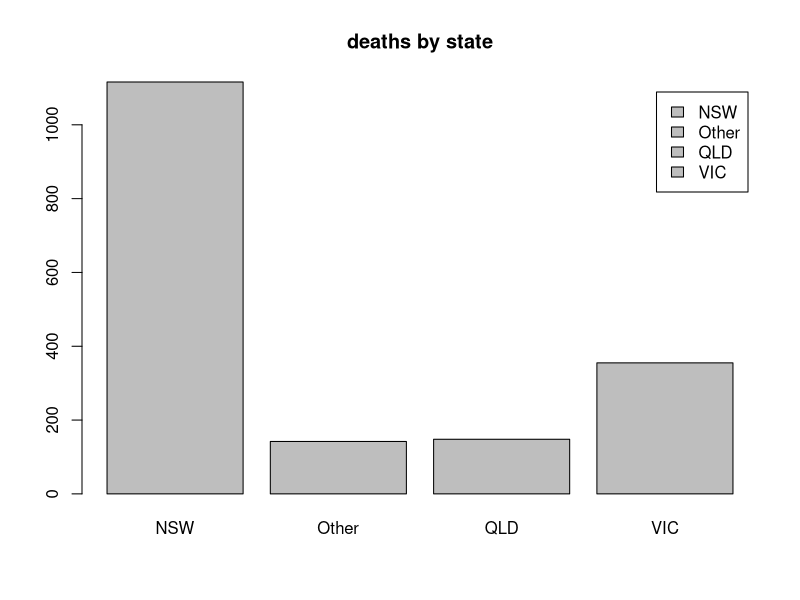
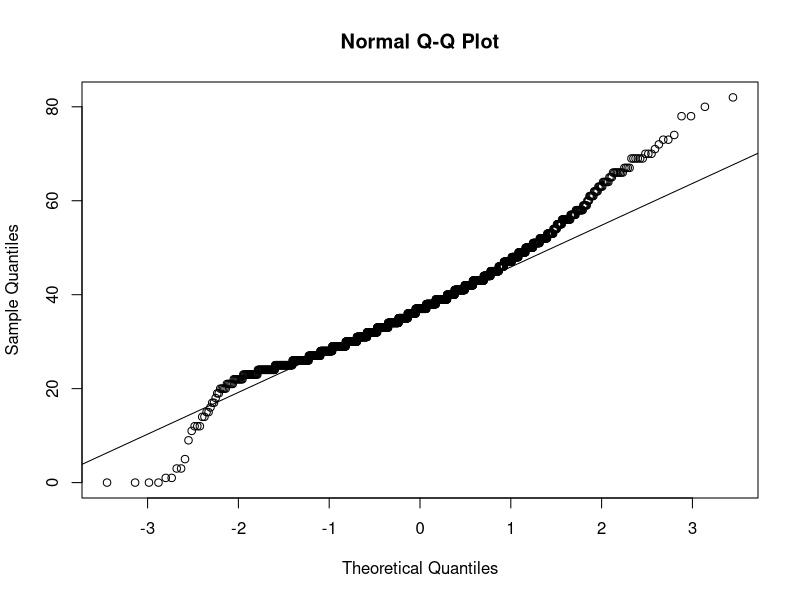
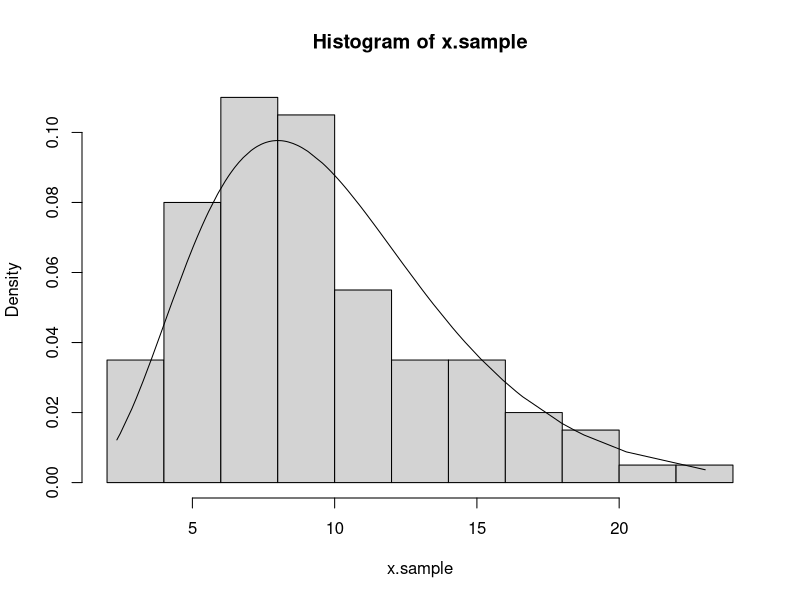

Write the R code that produced these figures, in order. (Note: this script raises an error after producing the figures.)
## ---- chunk 1
library(MASS)
attach(Aids2)
## ---- chunk 2
sum(age < 20)
## ---- chunk 3
sex[1:5]
## ---- chunk 4
men.count = sum(sex=='M')
men.blood = sum(T.categ=='blood')

men.blood / men.count
## ---- chunk 5
deaths.by.state = data.frame(state=state[status=='D'])
barplot(table(deaths.by.state), beside = T, legend=c(levels(state)), main='deaths by state')
## ---- chunk 6
women.deaths = c(length(status[status=='D' & sex == 'F']), sum(sex == 'F'))
men.deaths = c(length(status[status=='D' & sex == 'M']), sum(sex == 'M'))

prop.test(women.deaths, men.deaths, alternative = 'less')
## ---- chunk 7
dead.age = age[status=='D']

qqnorm(dead.age)
qqline(dead.age)

shapiro.test(dead.age)
## ---- chunk 8
wilcox.test(dead.age, mu = 38)
## ---- chunk 9
x.sample = rchisq(100, df=10)
hist(x.sample, probability = T)

lines(sort(x.sample), dchisq(sort(x.sample), df=10))
## ---- chunk 10
attach(cats)

male.cats = cats[cats$Sex == 'M',]
Bwt = male.cats$Bwt
Hwt = male.cats$Hwt

lm.heart = lm(Hwt ~ Bwt)
## ---- chunk 11
new.weights = male.cats$Bwt + 1
new.heart.weights = predict(lm.heart, data.frame(Bwt=new.weights))

lm2.heart = lm(new.heart.weights ~ Bwt)

lm2.heart$coefficients
## ---- chunk 12
predict(lm.heart, data.frame(Bwt=2.6), level = .95, interval = "confidence")[2:3]
## ---- chunk 13
diet.data = read.csv("./Data1.txt", sep=";", dec=",")

hist(diet.data, probability = T)

shapiro.test(diet.data$x1)
shapiro.test(diet.data$x2)
shapiro.test(diet.data$x3)
## ---- chunk 14
t.test(diet.data$x1, diet.data$x2)
t.test(diet.data$x2, diet.data$x3)
t.test(diet.data$x1, diet.data$x3)
## ---- chunk 15
diet.vector = c(diet.data$x1, diet.data$x2, diet.data$x3)
n = rep(20, 3)

group = rep(1:3, n)

diet.data2 = data.frame(data=diet.vector, group=factor(group))

fit = lm(diet.vector ~ group, diet.data2)

anova(fit)
